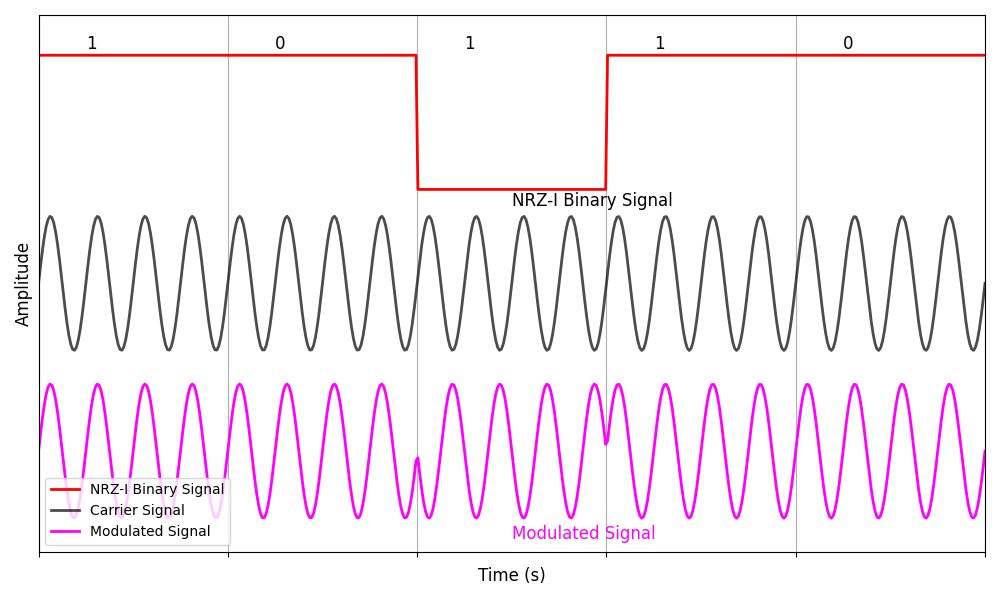

The script that drew this image:
import numpy as np
import matplotlib.pyplot as plt

# Given bit sequence and parameters
bit_sequence = [1, 0, 1, 1, 0]
bit_rate = 5
sampling_rate = 500  # Number of samples per second
carrier_frequency = 20  # Carrier frequency in Hz

# Time array for 1 second
time = np.linspace(0, 1, sampling_rate)

# Carrier signal
carrier_signal = np.sin(2 * np.pi * carrier_frequency * time)
modulated_signal = np.zeros_like(time)

# Calculate segment duration
segment_duration = 1 / bit_rate  # Each bit lasts for 1/5 seconds
segment_length = int(segment_duration * sampling_rate)  # Number of samples per segment

# Initialize NRZ-I signal
nrz_signal = np.zeros_like(time)
current_level = 1  # Initial signal level (1 for positive)

# Create NRZ-I encoded signal
for i, bit in enumerate(bit_sequence):
    # Calculate the time range for the current bit
    start_index = i * segment_length
    end_index = start_index + segment_length
    
    # Ensure the end_index does not exceed the length of time
    if end_index > len(time):
        end_index = len(time)
    
    if i == 0:
        # First bit does not invert if it is 1, just set the level
        if bit == 1:
            nrz_signal[start_index:end_index] = current_level
    else:
        if bit == 1:
            # If bit is 1 (and not the first bit), invert the current level
            current_level *= -1
            
        # Set the NRZ-I signal for the current bit duration
        nrz_signal[start_index:end_index] = current_level

# Modulate the signal based on the NRZ-I encoded signal
for i in range(len(bit_sequence)):
    start_index = i * segment_length
    end_index = start_index + segment_length
    if end_index > len(time):
        end_index = len(time)
    
    # Use the carrier signal if NRZ-I is 1, or 0 if NRZ-I is -1
    modulated_signal[start_index:end_index] = nrz_signal[start_index:end_index] * np.sin(2 * np.pi * carrier_frequency * time[start_index:end_index])

# Binary signal for visualization using NRZ-I
nrz_binary_signal = np.zeros_like(time)
current_level = 1  # Reset for NRZ-I binary representation

for i in range(len(bit_sequence)):
    start_index = i * segment_length
    end_index = start_index + segment_length
    
    # Set the NRZ-I binary signal for the current bit duration
    if i == 0 and bit_sequence[i] == 1:
        # First bit stays positive
        nrz_binary_signal[start_index:end_index] = current_level
    else:
        if bit_sequence[i] == 1:
            current_level *= -1
        nrz_binary_signal[start_index:end_index] = current_level

# Plotting
fig, ax = plt.subplots(figsize=(10, 6))

# Plot NRZ-I Binary Signal
ax.plot(time, nrz_binary_signal + 2.4, color='red', lw=2, label="NRZ-I Binary Signal")
ax.text(0.5, 1.1, 'NRZ-I Binary Signal', fontsize=12, color='black', verticalalignment='bottom')

# Plot Carrier Signal
ax.plot(time, carrier_signal, color='black', lw=2, label="Carrier Signal", alpha=0.7)

# Plot Modulated Signal
ax.plot(time, modulated_signal - 2.5, color='magenta', lw=2, label="Modulated Signal")
ax.text(0.5, -3.6, 'Modulated Signal', fontsize=12, color='magenta', verticalalignment='top')

# Annotate the bits
for i, bit in enumerate(bit_sequence):
    ax.text(i * segment_duration + 0.05, 3.5, str(bit), fontsize=12, color='black')

# Formatting the plot
ax.set_xlabel('Time (s)', fontsize=12)
ax.set_ylabel('Amplitude', fontsize=12)
ax.set_xticks(np.linspace(0, 1, len(bit_sequence) + 1))
ax.set_xticklabels([])
ax.set_yticks([])
ax.set_xlim([0, 1])
ax.set_ylim([-4, 4])
ax.grid(True)

# Legend
ax.legend(loc='lower left')

plt.tight_layout()
plt.show()
